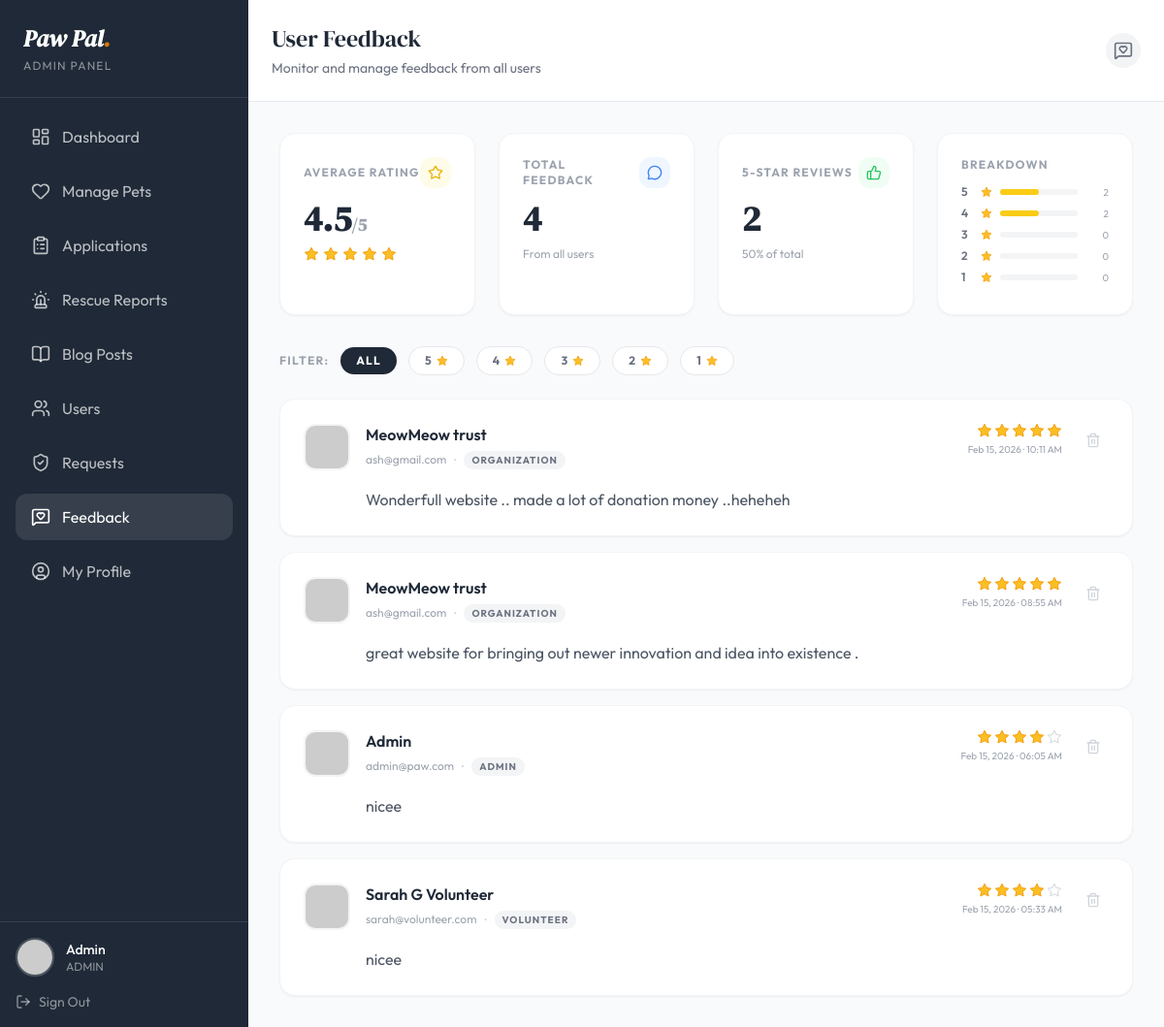
/admin/feedback.php (signed in), run on an earlier commit of the app's database.
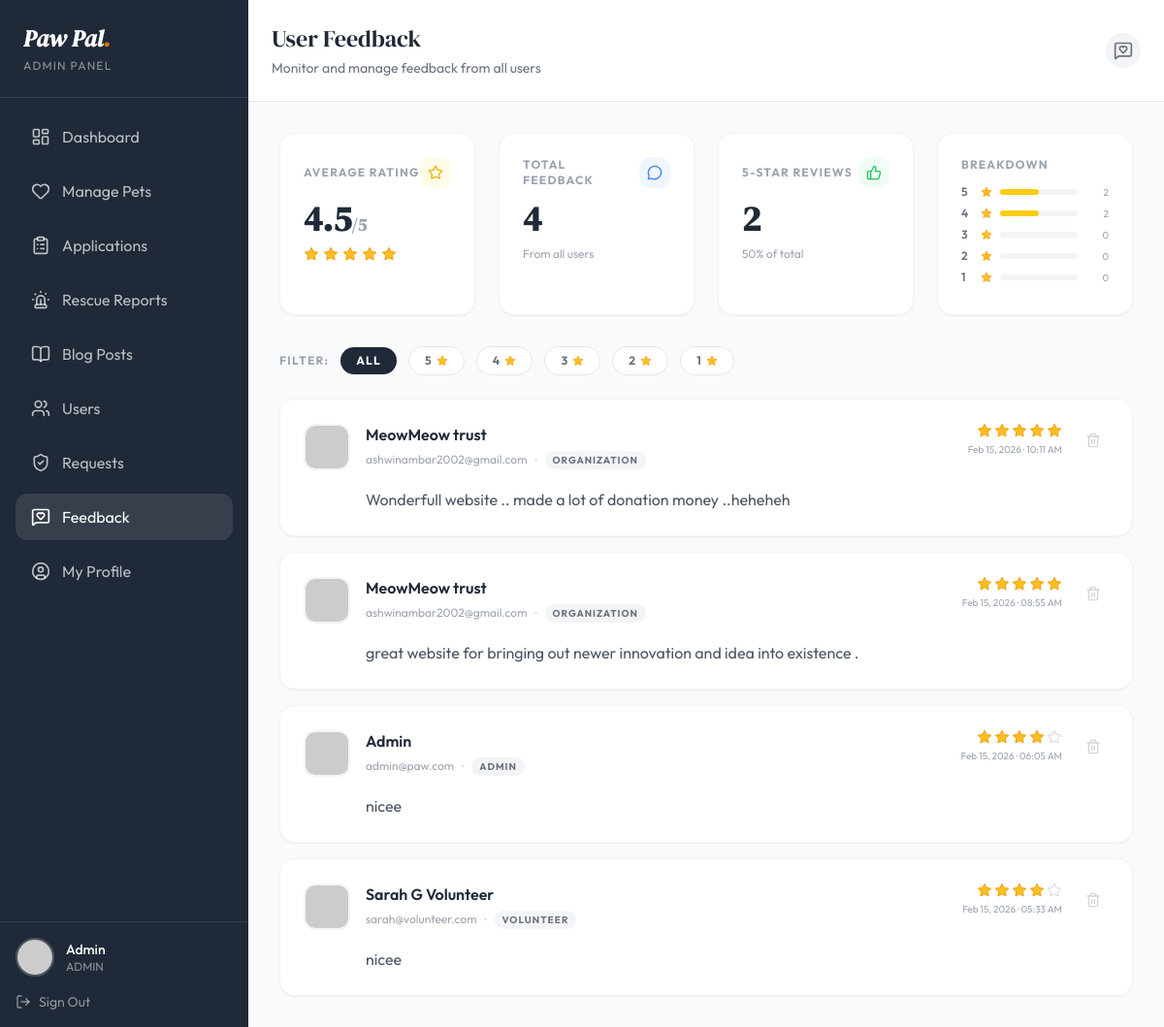
And on a later commit of the database.
### tables this page shows
CREATE TABLE `feedback` (
  `id` int(11) NOT NULL,
  `user_id` int(11) NOT NULL,
  `rating` int(11) DEFAULT NULL CHECK (`rating` >= 1 and `rating` <= 5),
  `message` text DEFAULT NULL,
  `created_at` timestamp NOT NULL DEFAULT current_timestamp()
);

CREATE TABLE `users` (
  `id` int(11) NOT NULL,
  `username` varchar(50) NOT NULL,
  `email` varchar(100) NOT NULL,
  `password` varchar(255) NOT NULL,
  `phone` varchar(20) DEFAULT NULL,
  `address` text DEFAULT NULL,
  `role` enum('user','admin','volunteer','rescuer','organization') DEFAULT 'user',
  `is_verified` tinyint(1) DEFAULT 0,
  `created_at` timestamp NOT NULL DEFAULT current_timestamp(),
  `gender` varchar(20) DEFAULT NULL,
  `dob` date DEFAULT NULL,
  `profile_image` varchar(255) DEFAULT NULL,
  `lives_saved` int(11) DEFAULT 0,
  `organization_name` varchar(150) DEFAULT NULL,
  `reset_token` varchar(255) DEFAULT NULL,
  `reset_expiry` datetime DEFAULT NULL
);

### admin/feedback.php (the view, shortened to what the changed rows need)
<?php
include '../config.php';
$sql = "SELECT f.*, u.username, u.email, u.profile_image, u.role
        FROM feedback f
        JOIN users u ON f.user_id = u.id";
$sql .= " ORDER BY f.created_at DESC";
$feedbacks = $conn->query($sql);
$statsResult = $conn->query("SELECT COUNT(*) as total, AVG(rating) as avg_rating,
    SUM(CASE WHEN rating = 5 THEN 1 ELSE 0 END) as five_star,
    SUM(CASE WHEN rating = 4 THEN 1 ELSE 0 END) as four_star,
    SUM(CASE WHEN rating = 3 THEN 1 ELSE 0 END) as three_star,
    SUM(CASE WHEN rating = 2 THEN 1 ELSE 0 END) as two_star,
    SUM(CASE WHEN rating = 1 THEN 1 ELSE 0 END) as one_star
    FROM feedback");
?>
<!DOCTYPE html>
<html lang="en">
<head>
    <script src="https://cdn.tailwindcss.com"></script>
</head>
<body class="bg-gray-50 flex h-screen overflow-hidden font-sans">
    <div class="flex-1 flex flex-col overflow-hidden">
        <header class="bg-white border-b border-gray-200 p-6 flex justify-between items-center">
            <div>
                <h2 class="text-2xl font-serif text-paw-dark">User Feedback</h2>
            </div>
        </header>
        <main class="flex-1 overflow-y-auto p-8">
            <?php if ($feedbacks && $feedbacks->num_rows > 0): ?>
                <div class="space-y-4">
                    <?php while ($fb = $feedbacks->fetch_assoc()): ?>
                        <div
                            class="bg-white rounded-2xl p-6 border border-gray-100 shadow-sm hover:shadow-md transition-shadow">
                            <div class="flex items-start justify-between">
                                <div class="flex items-center gap-4">
                                    <div class="w-12 h-12 rounded-xl overflow-hidden border-2 border-gray-100 flex-shrink-0">
                                        <img src="<?php
                                        $avatarSrc = 'https://api.dicebear.com/9.x/toon-head/svg?seed=' . urlencode($fb['username']);
                                        if (!empty($fb['profile_image'])) {
                                            if (strpos($fb['profile_image'], 'http') === 0) {
                                                $avatarSrc = $fb['profile_image'];
                                            } else {
                                                if (file_exists('../uploads/users/' . $fb['profile_image'])) {
                                                    $avatarSrc = '../uploads/users/' . rawurlencode($fb['profile_image']);
                                                }
                                            }
                                        }
                                        echo $avatarSrc;
                                        ?>" class="w-full h-full object-cover"
                                            alt="<?php echo htmlspecialchars($fb['username']); ?>">
                                    </div>
                                    <div>
                                        <h4 class="font-semibold text-paw-dark">
                                            <?php echo htmlspecialchars($fb['username']); ?>
                                        </h4>
                                        <div class="flex items-center gap-2 mt-0.5">
                                            <span class="text-xs text-gray-400">
                                                <?php echo htmlspecialchars($fb['email']); ?>
                                            </span>
                                            <span class="text-gray-300">·</span>
                                            <span
                                                class="inline-block px-2 py-0.5 rounded-full text-[10px] font-bold uppercase tracking-widest bg-gray-100 text-gray-500">
                                                <?php echo ucfirst($fb['role']); ?>
                                            </span>
                                        </div>
                                    </div>
                                </div>
                                <div class="flex items-center gap-4">
                                    <div class="text-right">
                                        <div class="flex gap-0.5 justify-end">
                                            <?php for ($s = 1; $s <= 5; $s++): ?>
                                                <svg class="w-4 h-4" viewBox="0 0 24 24"
                                                    fill="<?php echo $s <= $fb['rating'] ? '#FBBF24' : 'none'; ?>"
                                                    stroke="<?php echo $s <= $fb['rating'] ? '#F59E0B' : '#D1D5DB'; ?>"
                                                    stroke-width="1.5">
                                                    <polygon
                                                        points="12 2 15.09 8.26 22 9.27 17 14.14 18.18 21.02 12 17.77 5.82 21.02 7 14.14 2 9.27 8.91 8.26 12 2" />
                                                </svg>
                                            <?php endfor; ?>
                                        </div>
                                        <p class="text-[10px] text-gray-400 mt-1">
                                            <?php echo date('M d, Y · h:i A', strtotime($fb['created_at'])); ?>
                                        </p>
                                    </div>
                                    <a href="feedback.php?delete=<?php echo $fb['id']; ?>"
                                        onclick="return confirm('Delete this feedback?')"
                                        class="p-2 text-gray-300 hover:text-red-500 hover:bg-red-50 rounded-lg transition-colors">
                                        <i data-lucide="trash-2" class="w-4 h-4"></i>
                                    </a>
                                </div>
                            </div>
                            <div class="mt-4 pl-16">
                                <p class="text-gray-600 leading-relaxed">
                                    <?php echo nl2br(htmlspecialchars($fb['message'])); ?>
                                </p>
                            </div>
                        </div>
                    <?php endwhile; ?>
                </div>
            <?php endif; ?>
        </main>
    </div>
</body>
</html>

What changed in the data, as far as the page shows it:
changed through a linked row, feedback "Wonderfull website .. made a lot of donation money ..heheheh": user.email "ash@gmail.com" → "ashwinambar2002@gmail.com"
changed through a linked row, feedback "great website for bringing out newer innovation and idea into existence .": user.email "ash@gmail.com" → "ashwinambar2002@gmail.com"
